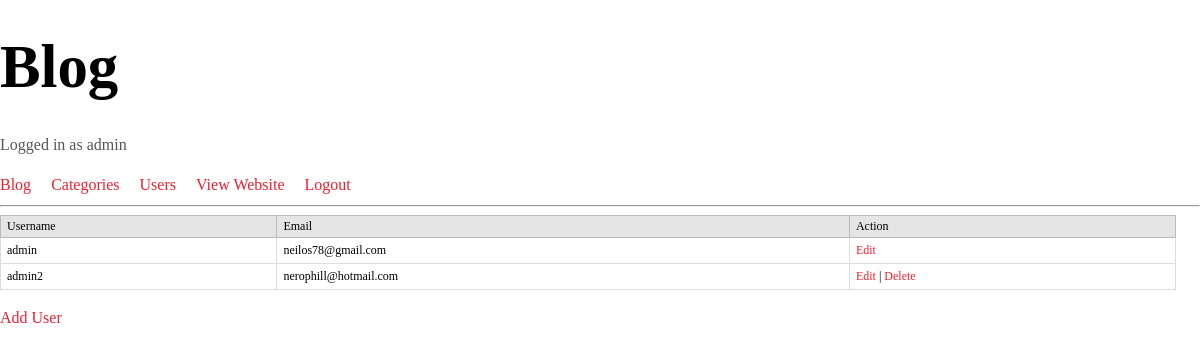
/admin/users.php (signed in), run on the app's committed database.
### tables this page shows
CREATE TABLE `blog_members` (
  `memberID` int(11) UNSIGNED NOT NULL,
  `username` varchar(255) DEFAULT NULL,
  `password` varchar(255) DEFAULT NULL,
  `email` varchar(255) DEFAULT NULL
);

### admin/users.php (the view, shortened to what this page needs)
<?php
require_once('../includes/config.php');
?>
<!doctype html>
<html lang="en">
<head>
  <link rel="stylesheet" href="../style/normalize.css">
  <link rel="stylesheet" href="../style/main.css">
</head>
<body>
	<div id="wrapper">
	<?php include('menu.php');?>
	<table>
	<tr>
		<th>Username</th>
		<th>Email</th>
		<th>Action</th>
	</tr>
	<?php
		try {
			$stmt = $db->query('SELECT memberID, username, email FROM blog_members ORDER BY username');
			while($row = $stmt->fetch()){
				echo '<tr>';
				echo '<td>'.$row['username'].'</td>';
				echo '<td>'.$row['email'].'</td>';
				?>
				<td>
					<a href="edit-user.php?id=<?php echo $row['memberID'];?>">Edit</a>
					<?php if($row['memberID'] != 1){?>
						| <a href="javascript:deluser('<?php echo $row['memberID'];?>','<?php echo $row['username'];?>')">Delete</a>
					<?php } ?>
				</td>
				<?php
				echo '</tr>';
			}
		} catch(PDOException $e) {
		    echo $e->getMessage();
		}
	?>
	</table>
	<p><a href='add-user.php'>Add User</a></p>
</div>
</body>
</html>

### style/main.css (style rules this page uses)
#wrapper { margin:auto; overflow: auto; }
p,li { color: #555555; font-size: 16px; line-height: 1.5em; }
a { color: #EF1F2F; text-decoration: none; }
table { width:98%; text-align:left; border:1px solid #DDDDDD; font-size:12px; color:#000;background:#fff; margin-bottom:10px; }
table th { background-color:#E5E5E5; border:1px solid #BBBBBB; padding:3px 6px; font-weight:normal; color:#000; }
table tr td { border:1px solid #DDDDDD; padding:5px 6px; }

### data on the page
blog_members: username "admin", email "neilos78@gmail.com"
blog_members: username "admin2", email "nerophill@hotmail.com"

### other printed values
$_SESSION['username'] "admin"
